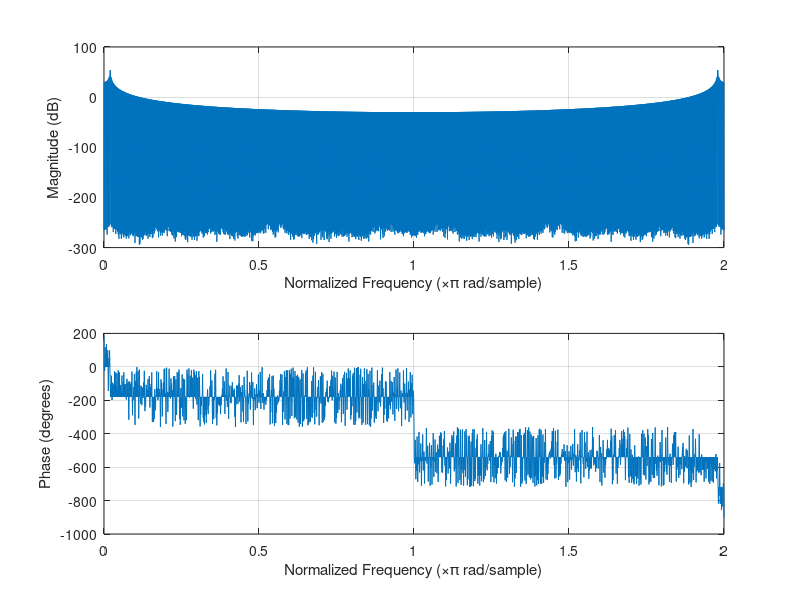
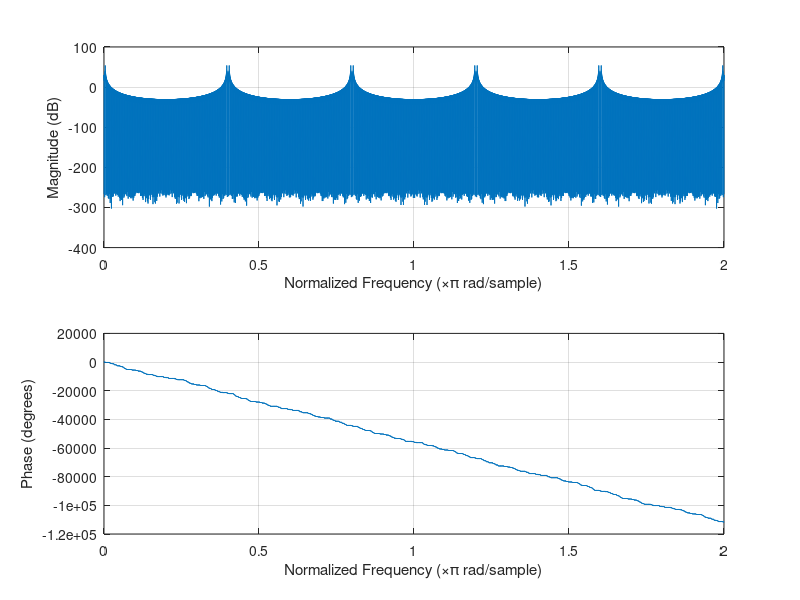
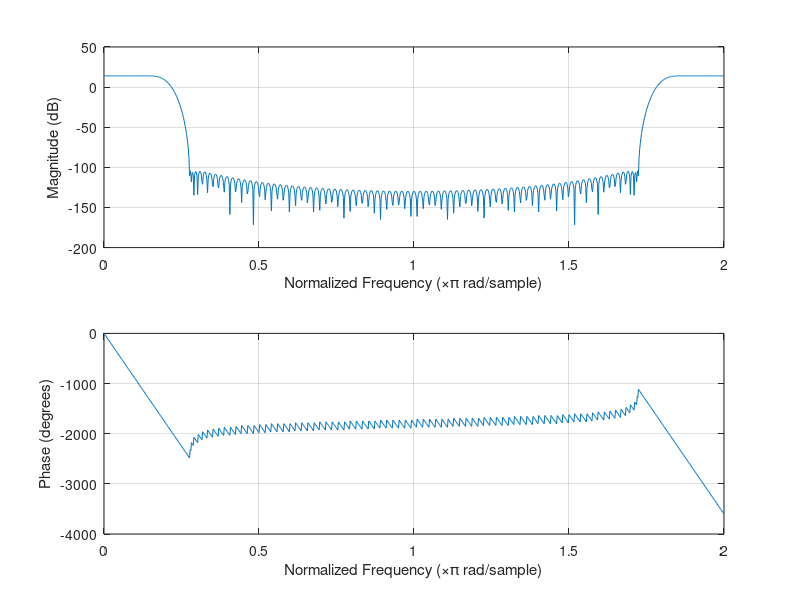
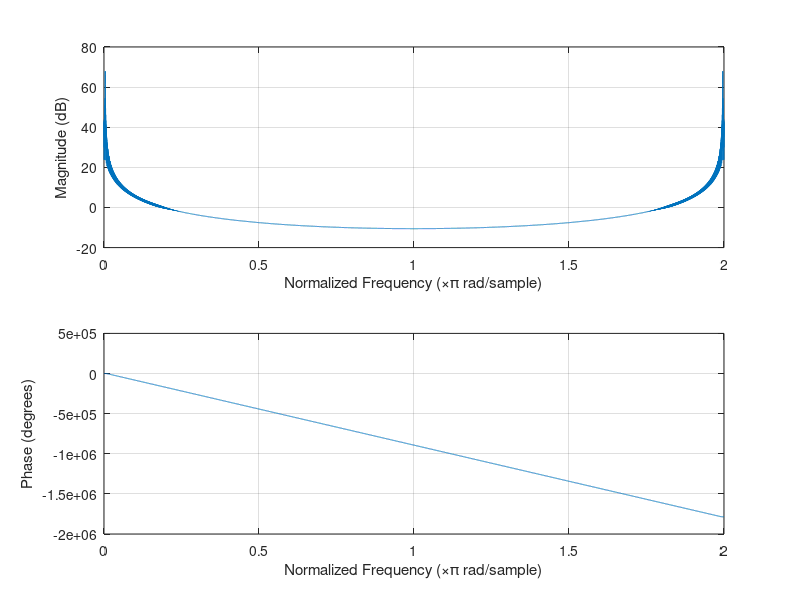

Reproduce these figures in MATLAB, in order.
% cps10_resample_up.m - nad-probkowanie (interpolacja) sygnalu
clear all; close all;
% Wejscie - parametry i sygnal wejsciowy x
K=5; M=50; N=2*M+1; Nx=1000; % K - rzad nad-probkowania
x = sin(2*pi*(0:Nx-1)/100); % sygnal do nad-probkowania
% [x,fs]=audioread(’mowa.wav’); x=x(:,1)’; Nx = length(x); % do dalszych testow
R=rem(Nx,K); x = x(1:end-R); Nx = Nx-R; % korekta dlugosci dla filtracji polifazowej
% Wolne nad-probkowanie (interpolacja)
% splot wag filtra z sygnalem uzupelnionym zerami
xz = zeros(1,K*Nx); % # wstawienie zer pomiedzy
xz(1:K:end) = x; % # probki sygnalu
h = K*fir1(N-1, 1/K, kaiser(N,12)); % projekt filtra interpolujacego
yi = filter(h,1,xz); % filtracja wygladzajaca (usuwajaca zera)
figure; freqz(x,1,1000,'whole'); % spektrum DFT signalu x(n)
figure; freqz(xz,1,1000,'whole'); % spektrum DFT signalu xz(n)
figure; freqz(h,1,1000,'whole'); % spektrum DFT filtra h(n)
figure; freqz(yi,1,1000,'whole'); % spektrum DFT signal yi(n)
n = M+1:K:K*Nx-M; ni = N:K*Nx-(K-1);
figure; plot(n,x(M/K+1:Nx-M/K),'ro-',ni-M,yi(ni),'bx'); title('x(n) and yi(n)');
err1 = max(abs(x(M/K+1:Nx-M/K)-yi(ni(1:K:end)))), 
% Szybkie nad-probkowanie (interpolacja)
% K splotow sygnalu oryginalnego z K skladowymi polifazowymi wag filtra (co K-ta waga zaczynajac od 1,2,...,K-1)
% sygnal nie jest uzupelniony zerami
for k=1:K
yipp(k:K:K*Nx) = filter( h(k:K:end), 1, x);
end
err2 = max(abs(yi-yipp)),
stem(h);